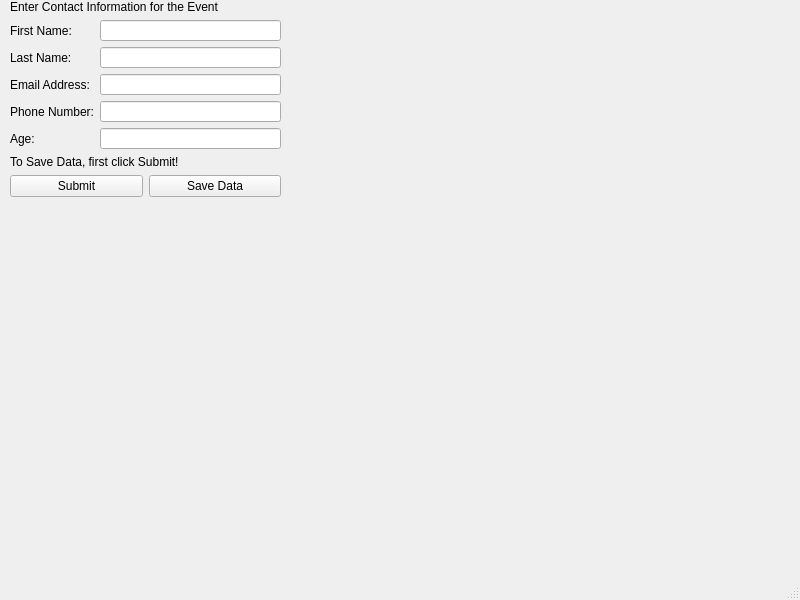
<?xml version="1.0" encoding="UTF-8"?>
<ui version="4.0">
 <class>MainWindow</class>
 <widget class="QMainWindow" name="MainWindow">
  <property name="geometry">
   <rect>
    <x>0</x>
    <y>0</y>
    <width>800</width>
    <height>600</height>
   </rect>
  </property>
  <property name="windowTitle">
   <string>MainWindow</string>
  </property>
  <widget class="QWidget" name="centralwidget">
   <widget class="QWidget" name="verticalLayoutWidget">
    <property name="geometry">
     <rect>
      <x>10</x>
      <y>0</y>
      <width>271</width>
      <height>197</height>
     </rect>
    </property>
    <layout class="QVBoxLayout" name="verticalLayout">
     <item>
      <widget class="QLabel" name="label">
       <property name="text">
        <string>Enter Contact Information for the Event</string>
       </property>
      </widget>
     </item>
     <item>
      <layout class="QFormLayout" name="formLayout">
       <item row="0" column="0">
        <widget class="QLabel" name="label_2">
         <property name="text">
          <string>First Name:</string>
         </property>
        </widget>
       </item>
       <item row="0" column="1">
        <widget class="QLineEdit" name="lineEdit_fName"/>
       </item>
       <item row="1" column="0">
        <widget class="QLabel" name="label_3">
         <property name="text">
          <string>Last Name:</string>
         </property>
        </widget>
       </item>
       <item row="1" column="1">
        <widget class="QLineEdit" name="lineEdit_lName"/>
       </item>
       <item row="2" column="0">
        <widget class="QLabel" name="label_4">
         <property name="text">
          <string>Email Address:</string>
         </property>
        </widget>
       </item>
       <item row="2" column="1">
        <widget class="QLineEdit" name="lineEdit_email"/>
       </item>
       <item row="3" column="0">
        <widget class="QLabel" name="label_5">
         <property name="text">
          <string>Phone Number:</string>
         </property>
        </widget>
       </item>
       <item row="3" column="1">
        <widget class="QLineEdit" name="lineEdit_pNumber"/>
       </item>
       <item row="4" column="0">
        <widget class="QLabel" name="label_6">
         <property name="text">
          <string>Age:</string>
         </property>
        </widget>
       </item>
       <item row="4" column="1">
        <widget class="QLineEdit" name="lineEdit_age"/>
       </item>
      </layout>
     </item>
     <item>
      <widget class="QLabel" name="label_7">
       <property name="text">
        <string>To Save Data, first click Submit!</string>
       </property>
      </widget>
     </item>
     <item>
      <layout class="QHBoxLayout" name="horizontalLayout">
       <item>
        <widget class="QPushButton" name="submit">
         <property name="text">
          <string>Submit</string>
         </property>
        </widget>
       </item>
       <item>
        <widget class="QPushButton" name="saveData">
         <property name="text">
          <string>Save Data</string>
         </property>
        </widget>
       </item>
      </layout>
     </item>
    </layout>
   </widget>
  </widget>
  <widget class="QMenuBar" name="menubar">
   <property name="geometry">
    <rect>
     <x>0</x>
     <y>0</y>
     <width>800</width>
     <height>21</height>
    </rect>
   </property>
  </widget>
  <widget class="QStatusBar" name="statusbar"/>
 </widget>
 <resources/>
 <connections/>
</ui>
